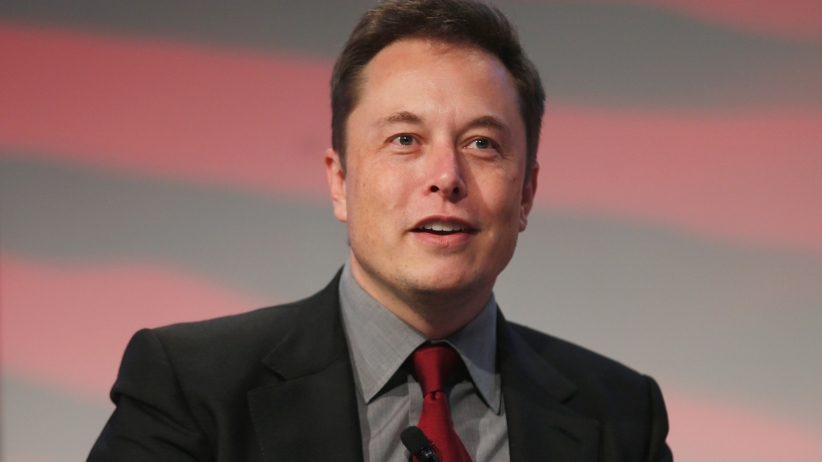
#> input picture BasicImageProcessing/elonmusk.jpeg, 822 x 462 px
$ jupyter execute computerVision.ipynb
#> lines starting #> are read from the running program, lines starting #| are printed output that depends on the picture
[cell 1]
import cv2 as cv

[cell 2]
img=cv.imread('elonmusk.jpeg',0)
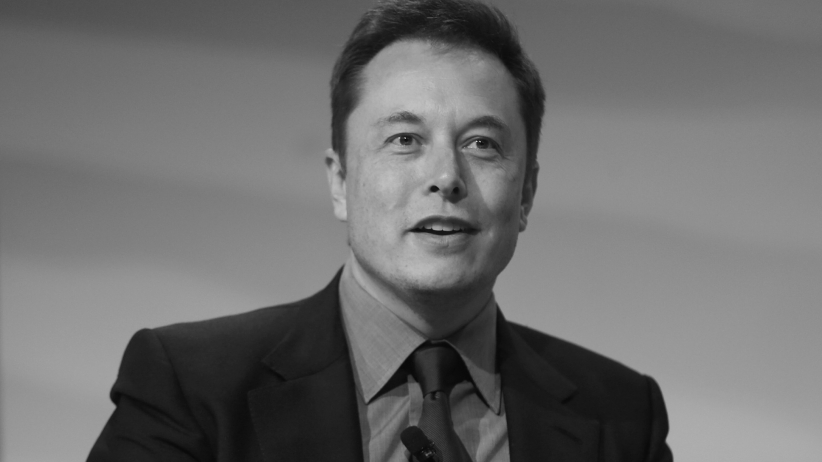
#> img: shape (462, 822); min 7, max 207, mean 109.4
